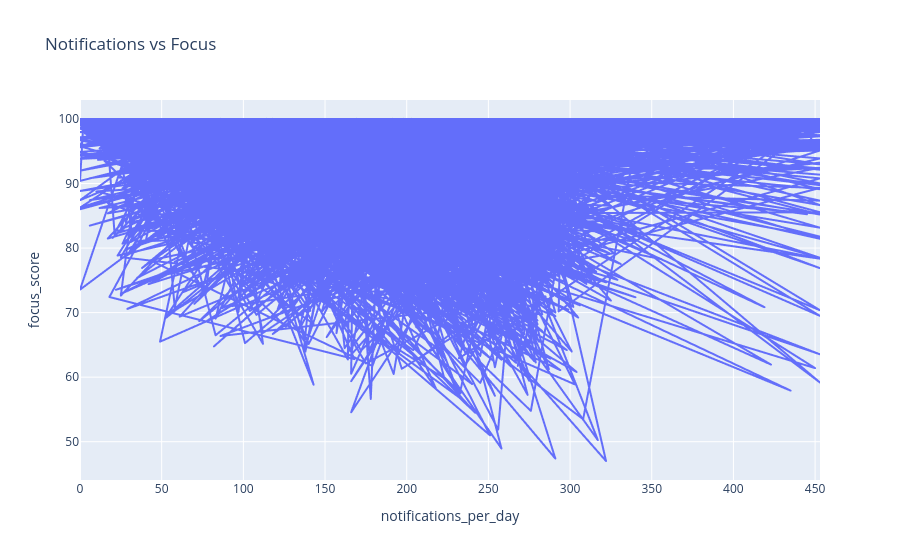

Here is the notebook cell this chart was saved with:
### Markdown cell above
### Notifications vs Focus Score

### Code cell
fig = px.line(df, x="notifications_per_day",y="focus_score",title="Notifications vs Focus")
fig.show()

### Figure 1 — Plotly figure (JSON) as saved in the notebook; plotly's stock layout.template omitted (floating-point values rounded to 4 significant figures; data arrays with more than 128 entries replaced by an {"elided": "..."} marker saying what was removed)
{"data": [{"hovertemplate": "notifications_per_day=%{x}<br>focus_score=%{y}<extra></extra>", "legendgroup": "", "line": {"color": "#636efa", "dash": "solid"}, "marker": {"symbol": "circle"}, "mode": "lines", "name": "", "showlegend": false, "type": "scattergl", "x": {"elided": "10000 int values"}, "xaxis": "x", "y": {"elided": "10000 float values"}, "yaxis": "y"}], "layout": {"legend": {"tracegroupgap": 0}, "title": {"text": "Notifications vs Focus"}, "xaxis": {"anchor": "y", "domain": [0, 1], "title": {"text": "notifications_per_day"}}, "yaxis": {"anchor": "x", "domain": [0, 1], "title": {"text": "focus_score"}}}}
